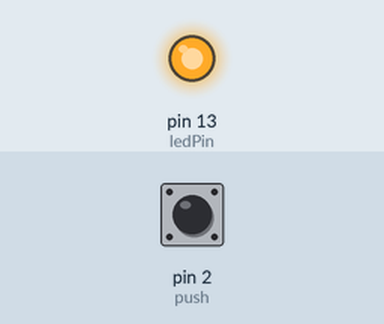
The sketch below on a simulated Arduino Uno, built with avr-gcc and run on an emulated ATmega328P. On the bench: output pins drawn as LEDs (lit = HIGH). Inputs (shaded band) come from the test bench; at power-on: pin 2 (push) HIGH.

Above: at 1.2 s.
1.3 s: pin 2 (push) pulled LOW for 0.15 s
At 1.37 s:
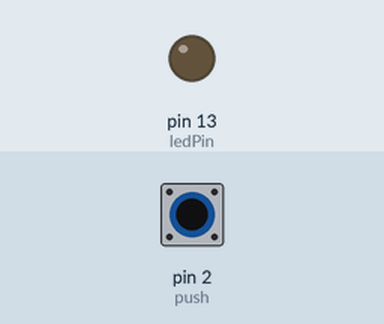
2.9 s: pin 2 (push) pulled LOW for 3.2 s
At 6.6 s:
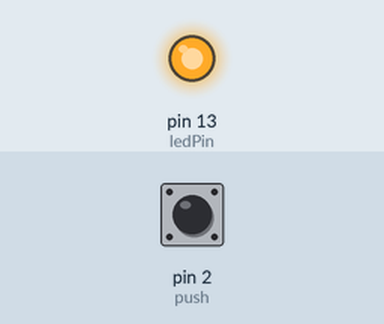
Timing chart, 0 to 8.1 s (numbered marks = the images above; inputs shaded):
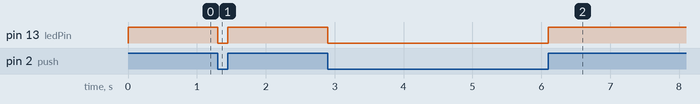

The sketch:

pushb.ino
```cpp
int ledPin = 13;
int push = 2;
void setup() {
  // put your setup code here, to run once:
  pinMode(push, INPUT);
  pinMode(ledPin, OUTPUT);

}

void loop() {
  // put your main code here, to run repeatedly:
  if(digitalRead(push)==LOW){
    digitalWrite(ledPin,LOW);
  }
  else{
    digitalWrite(ledPin,HIGH);
  }

}
```

Measured:
- after the input at 1.3 s, pin 13 (ledPin): HIGH → LOW at once, → HIGH 0.15 s later
- after the input at 2.9 s, pin 13 (ledPin): HIGH → LOW at once, → HIGH 3.2 s later
